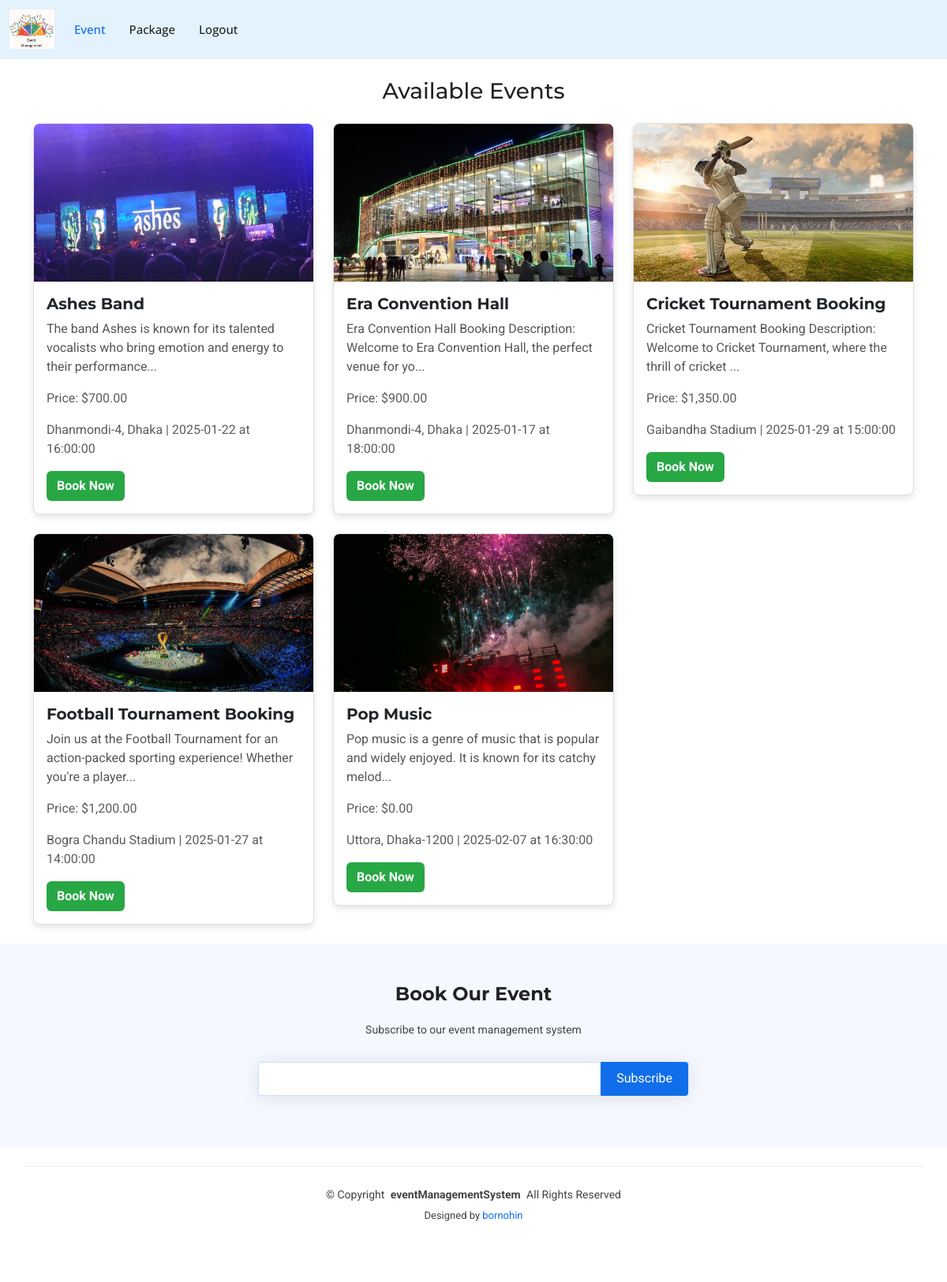
/booking.php (signed in), run on the app's committed database.
### tables this page shows
CREATE TABLE `events` (
  `id` int(11) NOT NULL,
  `event_title` varchar(255) NOT NULL,
  `event_date` date NOT NULL,
  `event_time` time NOT NULL,
  `event_location` varchar(255) NOT NULL,
  `event_description` text NOT NULL,
  `price` decimal(10,2) NOT NULL,
  `event_image` varchar(255) NOT NULL,
  `created_at` timestamp NOT NULL DEFAULT current_timestamp()
);

### booking.php (the view, shortened to what this page needs)
<?php
include('connect.php');
include('header.php');
$sql = "SELECT id, event_title, event_date, event_time, event_location, event_description, price, event_image FROM events WHERE 1";
$result = mysqli_query($conn, $sql);
?>
<!DOCTYPE html>
<html lang="en">
<head>
</head>
<body>
    <div class="container mt-4">
        <h3 class="text-center mb-4">Available Events</h3>
        <div class="row">
            <?php
            if (mysqli_num_rows($result) > 0) {
                while ($row = mysqli_fetch_assoc($result)) {
                    $event_image = 'admin/uploads/' . $row['event_image'];
            ?>
                    <div class="col-md-4 mb-4">
                        <div class="card event-card">
                            <img src="<?php echo $event_image; ?>" alt="Event Image">
                            <div class="card-body">
                                <h5 class="card-title"><?php echo $row['event_title']; ?></h5>
                                <p class="card-text"><?php echo substr($row['event_description'], 0, 100) . '...'; ?></p>
                                <p class="text-muted">Price: $<?php echo number_format($row['price'], 2); ?></p>
                                <p class="text-muted"><?php echo $row['event_location']; ?> | <?php echo $row['event_date']; ?> at <?php echo $row['event_time']; ?></p>
                                <a href="book-event.php?id=<?php echo $row['id']; ?>" class="btn btn-book">Book Now</a>
                            </div>
                        </div>
                    </div>
            <?php
                }
            } else {
                echo "<div class='col-12 text-center'><p>No events found</p></div>";
            }
            ?>
        </div>
    </div>
    <?php include('footer.php'); ?>
</body>
</html>

### assets/css/main.css (style rules this page uses)
:root { --default-font: "Roboto", system-ui, -apple-system, "Segoe UI", Roboto, "Helvetica Neue", Arial, "Noto Sans", "Liberation Sans", sans-serif, "Apple Color Emoji", "Segoe UI Emoji", "Segoe UI Symbol", "Noto Color Emoji"; --heading-font: "Montserrat", sans-serif; --nav-font: "Open Sans", sans-serif; }
:root { --background-color: #ffffff; --default-color: #444444; --heading-color: #222222; --accent-color: #106eea; --surface-color: #ffffff; --contrast-color: #ffffff; }
:root { --nav-color: #222222; --nav-hover-color: #106eea; --nav-mobile-background-color: #ffffff; --nav-dropdown-background-color: #ffffff; --nav-dropdown-color: #222222; --nav-dropdown-hover-color: #106eea; }
:root { scroll-behavior: smooth; }
body { color: var(--default-color); background-color: var(--background-color); font-family: var(--default-font); }
a { color: var(--accent-color); text-decoration: none; transition: 0.3s; }
h1, h2, h3, h4, h5, h6 { color: var(--heading-color); font-family: var(--heading-font); }

### booking.php (style rules this page uses)
.event-card { border: 1px solid #ddd; border-radius: 8px; box-shadow: 0 4px 8px rgba(0, 0, 0, 0.1); overflow: hidden; }
.event-card img { width: 100%; height: 200px; object-fit: cover; }
.event-card .card-body { padding: 16px; }
.event-card .card-title { font-size: 1.25rem; font-weight: bold; }
.event-card .card-text { color: #555; }
.event-card .btn-book { background-color: #28a745; color: white; font-weight: bold; }

### data on the page
events: event_image (picture), event_title "Ashes Band", event_description "The band Ashes is known for its talented vocalists who bring emotion and energy to their performance", price "700.00", event_location "Dhanmondi-4, Dhaka", event_date "2025-01-22", event_time "16:00:00"
events: event_image (picture), event_title "Era Convention Hall", event_description "Era Convention Hall Booking Description: Welcome to Era Convention Hall, the perfect venue for yo", price "900.00", event_location "Dhanmondi-4, Dhaka", event_date "2025-01-17", event_time "18:00:00"
events: event_image (picture), event_title "Cricket Tournament Booking", event_description "Cricket Tournament Booking Description: Welcome to Cricket Tournament, where the thrill of cricket", price "1,350.00", event_location "Gaibandha Stadium", event_date "2025-01-29", event_time "15:00:00"
events: event_image (picture), event_title "Football Tournament Booking", event_description "Join us at the Football Tournament for an action-packed sporting experience! Whether you're a player", price "1,200.00", event_location "Bogra Chandu Stadium", event_date "2025-01-27", event_time "14:00:00"
events: event_image (picture), event_title "Pop Music", event_description "Pop music is a genre of music that is popular and widely enjoyed. It is known for its catchy melod", price "0.00", event_location "Uttora, Dhaka-1200", event_date "2025-02-07", event_time "16:30:00"
